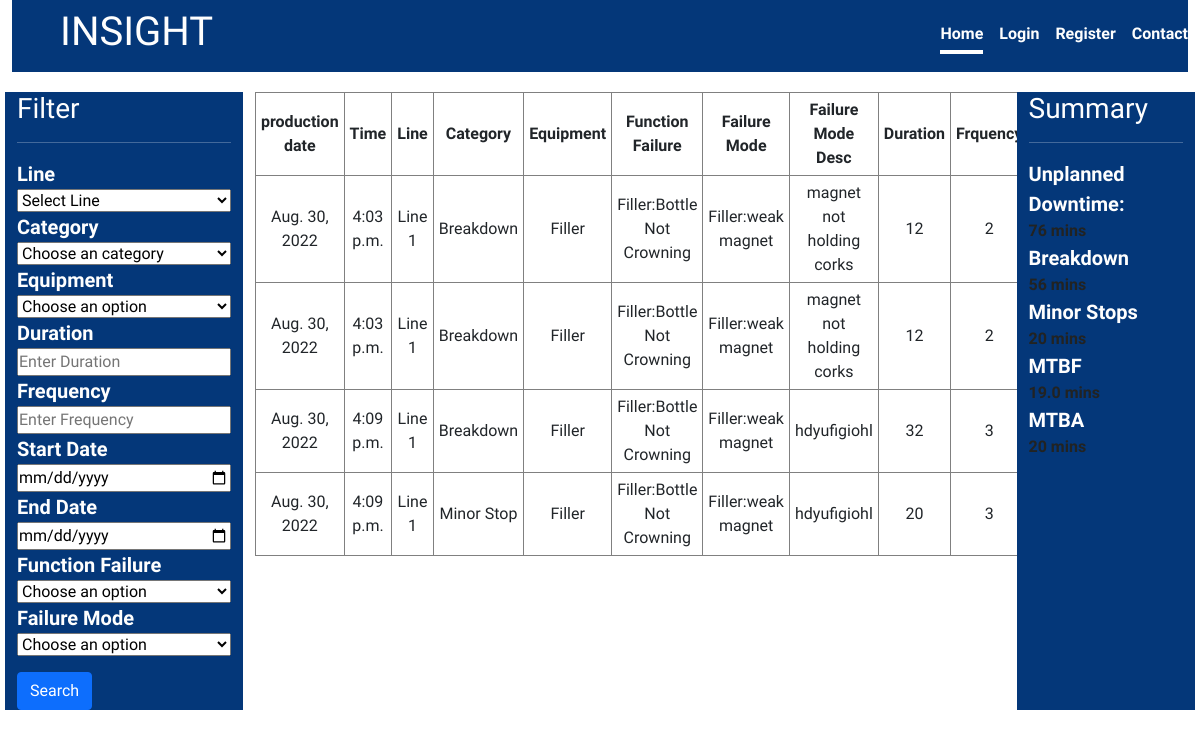
/insight/deviation, run on the app's committed database.
### insight/models.py (models this page shows, shortened)
class Deviation(models.Model):
    insight=models.ForeignKey(InsightData,on_delete=models.CASCADE)
    category= models.ForeignKey(Category, blank=True, null=True,on_delete=models.CASCADE)
    equipment= models.ForeignKey( Equipment, blank=True, null=True, on_delete=models.CASCADE)
    frequency= models.PositiveIntegerField()
    duration = models.PositiveIntegerField()
    function_failure =models.ForeignKey(FunctionFailure,on_delete=models.CASCADE)
    failure_mode =models.ForeignKey(FailureMode,on_delete=models.CASCADE)
    failure_mode_description =models.CharField(max_length=100)

class InsightData(models.Model):
    area =models.ForeignKey(Area,on_delete=models.CASCADE)
    line =models.ForeignKey(Line,on_delete=models.CASCADE)
    line_speed =models.ForeignKey(Line_speed,on_delete=models.CASCADE)
    shift_type =models.ForeignKey(Shift_type,on_delete=models.CASCADE)
    line_manager =models.ForeignKey(Line_manager,default='Oyom',on_delete=models.SET_DEFAULT)
    team_leader =models.ForeignKey(Team_leader,on_delete=models.SET_DEFAULT,default='Oyom')
    data_operator = models.ForeignKey(Data_operator,on_delete=models.SET_DEFAULT,default='Oyom')
    production_team =models.ForeignKey(Production_team,on_delete=models.CASCADE)
    product_type =models.ForeignKey(Product_type,on_delete=models.SET_DEFAULT,default='no-name')
    time_period =models.ForeignKey(Time_period,on_delete=models.CASCADE)
    last_counter_reading =models.PositiveIntegerField(default=0)
    new_counter_reading =models.PositiveIntegerField()
    production_date =models.DateTimeField(auto_now_add=True)
    modified_date =models.DateTimeField(auto_now=True)
    bbt_no =models.CharField(max_length=6)
    bottle_produced =models.PositiveIntegerField(null=True,blank=True)
    deviation_duration =models.PositiveIntegerField(null=True,blank=True)
    line_output =models.PositiveIntegerField(null=True,blank=True)
    opi =models.DecimalField(max_digits=5,decimal_places=2,null=True,blank=True)
    deviation_data=models.ManyToManyField('Deviation',blank=True)

class Line(models.Model):
    name = models.CharField(max_length=100)
    def __str__(self):
        return self.name

class Category(models.Model):
    name = models.CharField(max_length=100)
    def __str__(self):
        return self.name

class Equipment(models.Model):
    name = models.CharField(max_length=100,choices=choices.equipment_choices)
    def __str__(self):
        return self.name

class FunctionFailure(models.Model):
    equipment =models.ForeignKey(Equipment,on_delete=models.CASCADE)
    name = models.CharField(max_length=200)
    def __str__(self):
        return f'{self.equipment}:{self.name}'

class FailureMode(models.Model):
    equipment =models.ForeignKey(Equipment,on_delete=models.CASCADE)
    function_failure =models.ForeignKey(FunctionFailure,on_delete=models.CASCADE)
    name = models.CharField(max_length=200)
    def __str__(self):
        return f'{self.equipment}:{self.name}'

### insight/views.py (the view)
# urls.py: path('deviation',DeviationListView,name='list-deviation'),
def DeviationListView(request):
    qs= Deviation.objects.all()
    categories= Category.objects.all()
    equipments =Equipment.objects.all()
    failure_modes =FailureMode.objects.all()
    lines =Line.objects.all()
    function_failures =FunctionFailure.objects.all()
    start_date=request.GET.get('start-date')
    end_date=request.GET.get('end-date')
    category =request.GET.get('category')
    equipment =request.GET.get('equipment')
    duration =request.GET.get('duration')
    frequency =request.GET.get ('frequency')
    function_fiailure =request.GET.get('function-failure')
    failure_mode =request.GET.get ('failure-mode')
    line= request.GET.get('line')
    if line !='' and line is not None:
        qs= qs.filter(insight__line__id=line)
    if category !='' and category is not None:
        qs= qs.filter(category__id=category)
    if equipment !='' and equipment is not None:
        qs= qs.filter(equipment__id=equipment)
    if start_date !='' and start_date is not None:
        qs =qs.filter(insight__production_date__gte= start_date)
    if end_date !='' and start_date is not None:
        qs =qs.filter(insight__production_date__lte= end_date)
    if duration !='' and duration is not None:
        qs =qs.filter(duration__gte= duration)
    if frequency!='' and frequency is not None:
        qs =qs.filter(frequency__gte= frequency)
    if function_fiailure !='' and function_fiailure is not None:
        qs= qs.filter(function_failure__id=function_fiailure)
    if failure_mode !='' and failure_mode is not None:
        qs= qs.filter(failure_mode__id=failure_mode)
    total_duration=qs.aggregate(duration_sum=Sum('duration'))
    bd_duration=qs.filter(category__id=1).aggregate(bdduration_sum=Sum('duration'))
    ms_duration=qs.filter(category__id=2).aggregate(msduration_sum=Sum('duration'))
    num_breakdown=(qs.filter(category__id=1).count())
    try:
     mtbf=round(bd_duration['bdduration_sum']/num_breakdown,0)
    except:
        mtbf=0
    context ={
        'deviations':qs,
        'lines':lines,
        'categories':categories,
        'equipments':equipments,
        'functions':function_failures,
        'failures':failure_modes,
        'duration':total_duration['duration_sum'],
        'bdduration':bd_duration['bdduration_sum'],
        'msduration':ms_duration['msduration_sum'],
        'mtbf':mtbf,
    }
    return render (request,"insight/list-deviation.html",context)

### insight/models.py (called while the page is built)
    def __str__(self):
        return self.name

### insight/templates/insight/list-deviation.html
{% extends 'base.html' %}{% block content %} {% include 'navbar.html' %}
<div class="deviation">
  <div class="row">
    <div class="col-3 content-sidebar" style="width: 20%">
      <h3>Filter</h3>
      <hr />
      {% include 'insight/filter.html' %}
    </div>
    <div class="col-6 content-table k-table" style="width: 65%">
      <table>
        <thead>
          <tr>
            <th>production date</th>
            <th>Time</th>
            <th>Line</th>
            <th>Category</th>
            <th>Equipment</th>
            <th>Function Failure</th>
            <th>Failure Mode</th>
            <th>Failure Mode Desc</th>
            <th>Duration</th>
            <th>Frquency</th>
            <th>Shift</th>
          </tr>
        </thead>
        <tbody>
          {% for deviation in deviations %}
          <tr>
            <td>{{deviation.insight.production_date.date}}</td>
            <td>{{deviation.insight.production_date.time}}</td>
            <td>{{deviation.insight.line}}</td>
            <td>{{deviation.category}}</td>
            <td>{{deviation.equipment}}</td>
            <td>{{deviation.function_failure}}</td>
            <td>{{deviation.failure_mode}}</td>
            <td>{{deviation.failure_mode_description}}</td>
            <td>{{deviation.duration}}</td>
            <td>{{deviation.frequency}}</td>
            <td>{{deviation.insight.shift_type}}</td>
          </tr>
          {% endfor %}
        </tbody>
      </table>
    </div>
    <div class="col-3 content-sidebar" style="width: 15%">
      <h3 style="color: --bs-gray-dark">Summary</h3>
      <hr />
      <div style="display: flex; flex-direction: column">
        <label>Unplanned Downtime:</label>
        <strong style="color: #222322">{{duration}} mins</strong>
      </div>
      <div style="display: flex; flex-direction: column">
        <label>Breakdown</label>
        <strong style="color: #222322">{{bdduration}} mins</strong>
      </div>
      <div style="display: flex; flex-direction: column">
        <label>Minor Stops</label>
        <strong style="color: #222322">{{msduration}} mins</strong>
      </div>
      <div style="display: flex; flex-direction: column">
        <label>MTBF</label>
        <strong style="color: #222322">{{mtbf}} mins</strong>
      </div>
      <div style="display: flex; flex-direction: column">
        <label>MTBA</label>
        <strong style="color: #222322">{{msduration}} mins</strong>
      </div>
    </div>
  </div>
</div>
{% endblock content %}

### static/css/style.css (style rules this page uses)
:root { --nav: #043779; --content: #ffffff; --textcontent: #fefefe; --bs-blue: #0d6efd; --bs-indigo: #6610f2; --bs-purple: #6f42c1; --bs-pink: #d63384; --bs-red: #dc3545; --bs-orange: #fd7e14; --bs-yellow: #ffc107; --bs-green: #198754; --bs-teal: #20c997; --bs-cyan: #0dcaf0; --bs-white: #fff; --bs-gray: #6c757d; --bs-gray-dark: #343a40; --bs-primary: #0d6efd; --bs-secondary: #6c757d; --bs-success: #198754; --bs-info: #0dcaf0; --bs-warning: #ffc107; --bs-danger: #dc3545; --bs-light: #f8f9fa; --bs-dark: #212529; --bs-font-sans-serif: system-ui, -apple-system, "Segoe UI", Roboto, "Helvetica Neue", Arial, "Noto Sans", "Liberation Sans", sans-serif, "Apple Color Emoji", "Segoe UI Emoji", "Segoe UI Symbol", "Noto Color Emoji"; --bs-font-monospace: SFMono-Regular, Menlo, Monaco, Consolas, "Liberation Mono", "Courier New", monospace; --bs-gradient: linear-gradient( 180deg, rgba(255, 255, 255, 0.15), rgba(255, 255, 255, 0) ); }
* { padding: 0; margin: 0; box-sizing: border-box; }
body { font-family: "Source Sans Pro", sans-serif; }
.deviation { margin: 20px 5px 5px 5px; }
.content-sidebar { background-color: var(--nav); color: var(--textcontent); }
.k-table table, td, th { border: 1px solid gray; border-collapse: collapse; text-align: center; height: 4em; padding: 5px; }
label { font-size: 20px; font-weight: bold; }

### data on the page
Deviation: insight.production_date "Aug. 30, 2022", insight.production_date.time "4:03 p.m.", insight.line "Line 1", category "Breakdown", equipment "Filler", function_failure "Filler:Bottle Not Crowning", failure_mode "Filler:weak magnet", failure_mode_description "magnet not holding corks", duration "12", frequency "2"
Deviation: insight.production_date "Aug. 30, 2022", insight.production_date.time "4:03 p.m.", insight.line "Line 1", category "Breakdown", equipment "Filler", function_failure "Filler:Bottle Not Crowning", failure_mode "Filler:weak magnet", failure_mode_description "magnet not holding corks", duration "12", frequency "2"
Deviation: insight.production_date "Aug. 30, 2022", insight.production_date.time "4:09 p.m.", insight.line "Line 1", category "Breakdown", equipment "Filler", function_failure "Filler:Bottle Not Crowning", failure_mode "Filler:weak magnet", failure_mode_description "hdyufigiohl", duration "32", frequency "3"
Deviation: insight.production_date "Aug. 30, 2022", insight.production_date.time "4:09 p.m.", insight.line "Line 1", category "Minor Stop", equipment "Filler", function_failure "Filler:Bottle Not Crowning", failure_mode "Filler:weak magnet", failure_mode_description "hdyufigiohl", duration "20", frequency "3"
